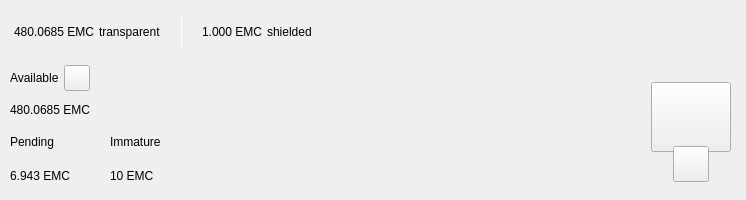
<?xml version="1.0" encoding="UTF-8"?>
<ui version="4.0">
 <class>TopBar</class>
 <widget class="QWidget" name="TopBar">
  <property name="geometry">
   <rect>
    <x>0</x>
    <y>0</y>
    <width>734</width>
    <height>200</height>
   </rect>
  </property>
  <property name="minimumSize">
   <size>
    <width>0</width>
    <height>200</height>
   </size>
  </property>
  <property name="maximumSize">
   <size>
    <width>16777215</width>
    <height>200</height>
   </size>
  </property>
  <property name="windowTitle">
   <string>Form</string>
  </property>
  <layout class="QVBoxLayout" name="verticalLayout_10" stretch="0">
   <property name="spacing">
    <number>0</number>
   </property>
   <property name="leftMargin">
    <number>0</number>
   </property>
   <property name="topMargin">
    <number>0</number>
   </property>
   <property name="rightMargin">
    <number>0</number>
   </property>
   <property name="bottomMargin">
    <number>0</number>
   </property>
   <item>
    <widget class="PFBorderImage" name="containerTop">
     <layout class="QVBoxLayout" name="verticalLayout_11">
      <property name="spacing">
       <number>0</number>
      </property>
      <property name="leftMargin">
       <number>0</number>
      </property>
      <property name="topMargin">
       <number>0</number>
      </property>
      <property name="rightMargin">
       <number>0</number>
      </property>
      <property name="bottomMargin">
       <number>0</number>
      </property>
      <item>
       <widget class="QWidget" name="top_container_2" native="true">
        <property name="minimumSize">
         <size>
          <width>0</width>
          <height>65</height>
         </size>
        </property>
        <layout class="QHBoxLayout" name="top_container">
         <property name="spacing">
          <number>0</number>
         </property>
         <property name="leftMargin">
          <number>14</number>
         </property>
         <property name="topMargin">
          <number>0</number>
         </property>
         <property name="rightMargin">
          <number>14</number>
         </property>
         <property name="bottomMargin">
          <number>0</number>
         </property>
         <item alignment="Qt::AlignVCenter">
          <widget class="QWidget" name="widgetTopAmount" native="true">
           <property name="sizePolicy">
            <sizepolicy hsizetype="Preferred" vsizetype="Maximum">
             <horstretch>0</horstretch>
             <verstretch>0</verstretch>
            </sizepolicy>
           </property>
           <layout class="QHBoxLayout" name="horizontalLayout_5">
            <property name="spacing">
             <number>5</number>
            </property>
            <property name="leftMargin">
             <number>0</number>
            </property>
            <property name="topMargin">
             <number>0</number>
            </property>
            <property name="rightMargin">
             <number>0</number>
            </property>
            <property name="bottomMargin">
             <number>0</number>
            </property>
            <item alignment="Qt::AlignTop">
             <widget class="QLabel" name="labelAmountTopEmc">
              <property name="minimumSize">
               <size>
                <width>0</width>
                <height>36</height>
               </size>
              </property>
              <property name="styleSheet">
               <string notr="true">padding:0px;margin:0px;</string>
              </property>
              <property name="text">
               <string notr="true">480.0685 EMC</string>
              </property>
             </widget>
            </item>
            <item>
             <widget class="QLabel" name="labelTrans">
              <property name="text">
               <string>transparent</string>
              </property>
             </widget>
            </item>
            <item>
             <spacer name="horizontalSpacer_11">
              <property name="orientation">
               <enum>Qt::Horizontal</enum>
              </property>
              <property name="sizeType">
               <enum>QSizePolicy::Fixed</enum>
              </property>
              <property name="sizeHint" stdset="0">
               <size>
                <width>15</width>
                <height>20</height>
               </size>
              </property>
             </spacer>
            </item>
            <item alignment="Qt::AlignVCenter">
             <widget class="QLabel" name="typeSpacerTop">
              <property name="minimumSize">
               <size>
                <width>1</width>
                <height>30</height>
               </size>
              </property>
              <property name="maximumSize">
               <size>
                <width>1</width>
                <height>30</height>
               </size>
              </property>
              <property name="styleSheet">
               <string notr="true">background-color:white;
padding:0px;
border:none;</string>
              </property>
              <property name="text">
               <string/>
              </property>
             </widget>
            </item>
            <item>
             <spacer name="horizontalSpacer_12">
              <property name="orientation">
               <enum>Qt::Horizontal</enum>
              </property>
              <property name="sizeType">
               <enum>QSizePolicy::Fixed</enum>
              </property>
              <property name="sizeHint" stdset="0">
               <size>
                <width>15</width>
                <height>20</height>
               </size>
              </property>
             </spacer>
            </item>
            <item alignment="Qt::AlignTop">
             <widget class="QLabel" name="labelAmountTopShieldedEmc">
              <property name="minimumSize">
               <size>
                <width>0</width>
                <height>36</height>
               </size>
              </property>
              <property name="text">
               <string notr="true">1.000 EMC</string>
              </property>
             </widget>
            </item>
            <item>
             <widget class="QLabel" name="labelShield">
              <property name="text">
               <string>shielded</string>
              </property>
             </widget>
            </item>
           </layout>
          </widget>
         </item>
         <item>
          <spacer name="horizontalSpacer">
           <property name="orientation">
            <enum>Qt::Horizontal</enum>
           </property>
           <property name="sizeHint" stdset="0">
            <size>
             <width>40</width>
             <height>20</height>
            </size>
           </property>
          </spacer>
         </item>
         <item>
          <layout class="QHBoxLayout" name="horizontalLayout_4">
           <property name="spacing">
            <number>12</number>
           </property>
           <property name="rightMargin">
            <number>0</number>
           </property>
           <item alignment="Qt::AlignRight">
            <widget class="QWidget" name="layoutSync" native="true">
             <property name="minimumSize">
              <size>
               <width>0</width>
               <height>36</height>
              </size>
             </property>
             <property name="maximumSize">
              <size>
               <width>16777215</width>
               <height>36</height>
              </size>
             </property>
             <layout class="QVBoxLayout" name="verticalLayout_9">
              <property name="leftMargin">
               <number>0</number>
              </property>
              <property name="topMargin">
               <number>0</number>
              </property>
              <property name="rightMargin">
               <number>0</number>
              </property>
              <property name="bottomMargin">
               <number>0</number>
              </property>
              <item>
               <widget class="ExpandableButton" name="pushButtonSync" native="true">
                <property name="minimumSize">
                 <size>
                  <width>36</width>
                  <height>36</height>
                 </size>
                </property>
                <property name="maximumSize">
                 <size>
                  <width>16777215</width>
                  <height>36</height>
                 </size>
                </property>
               </widget>
              </item>
             </layout>
            </widget>
           </item>
           <item>
            <widget class="ExpandableButton" name="pushButtonHDUpgrade" native="true">
             <property name="minimumSize">
              <size>
               <width>36</width>
               <height>36</height>
              </size>
             </property>
            </widget>
           </item>
           <item>
            <widget class="ExpandableButton" name="pushButtonStack" native="true">
             <property name="minimumSize">
              <size>
               <width>36</width>
               <height>36</height>
              </size>
             </property>
            </widget>
           </item>
           <item>
            <widget class="ExpandableButton" name="pushButtonColdStaking" native="true">
             <property name="minimumSize">
              <size>
               <width>36</width>
               <height>36</height>
              </size>
             </property>
            </widget>
           </item>
           <item>
            <widget class="ExpandableButton" name="pushButtonConnection" native="true">
             <property name="minimumSize">
              <size>
               <width>36</width>
               <height>36</height>
              </size>
             </property>
            </widget>
           </item>
           <item>
            <widget class="ExpandableButton" name="pushButtonTor" native="true">
             <property name="minimumSize">
              <size>
               <width>36</width>
               <height>36</height>
              </size>
             </property>
            </widget>
           </item>
           <item>
            <widget class="ExpandableButton" name="pushButtonLock" native="true">
             <property name="sizePolicy">
              <sizepolicy hsizetype="Expanding" vsizetype="Expanding">
               <horstretch>0</horstretch>
               <verstretch>0</verstretch>
              </sizepolicy>
             </property>
             <property name="minimumSize">
              <size>
               <width>36</width>
               <height>0</height>
              </size>
             </property>
            </widget>
           </item>
           <item>
            <widget class="ExpandableButton" name="pushButtonTheme" native="true">
             <property name="minimumSize">
              <size>
               <width>36</width>
               <height>36</height>
              </size>
             </property>
             <property name="maximumSize">
              <size>
               <width>16777215</width>
               <height>36</height>
              </size>
             </property>
            </widget>
           </item>
           <item>
            <widget class="ExpandableButton" name="pushButtonFAQ" native="true">
             <property name="minimumSize">
              <size>
               <width>36</width>
               <height>36</height>
              </size>
             </property>
            </widget>
           </item>
          </layout>
         </item>
        </layout>
       </widget>
      </item>
      <item>
       <widget class="QWidget" name="bottom_container" native="true">
        <property name="minimumSize">
         <size>
          <width>0</width>
          <height>135</height>
         </size>
        </property>
        <layout class="QHBoxLayout" name="botton_container">
         <property name="leftMargin">
          <number>10</number>
         </property>
         <property name="topMargin">
          <number>0</number>
         </property>
         <property name="rightMargin">
          <number>10</number>
         </property>
         <property name="bottomMargin">
          <number>10</number>
         </property>
         <item>
          <layout class="QVBoxLayout" name="verticalLayout_7">
           <property name="spacing">
            <number>0</number>
           </property>
           <property name="leftMargin">
            <number>0</number>
           </property>
           <property name="rightMargin">
            <number>30</number>
           </property>
           <item>
            <layout class="QVBoxLayout" name="verticalLayout_2">
             <item>
              <layout class="QHBoxLayout" name="horizontalLayoutContainerAvailable">
               <property name="spacing">
                <number>5</number>
               </property>
               <item>
                <widget class="QLabel" name="labelTitle1">
                 <property name="text">
                  <string>Available</string>
                 </property>
                </widget>
               </item>
               <item>
                <widget class="QPushButton" name="pushButtonBalanceInfo">
                 <property name="minimumSize">
                  <size>
                   <width>26</width>
                   <height>26</height>
                  </size>
                 </property>
                 <property name="maximumSize">
                  <size>
                   <width>26</width>
                   <height>26</height>
                  </size>
                 </property>
                 <property name="mouseTracking">
                  <bool>true</bool>
                 </property>
                 <property name="focusPolicy">
                  <enum>Qt::NoFocus</enum>
                 </property>
                 <property name="text">
                  <string notr="true"/>
                 </property>
                 <property name="iconSize">
                  <size>
                   <width>24</width>
                   <height>24</height>
                  </size>
                 </property>
                 <property name="shortcut">
                  <string notr="true"/>
                 </property>
                </widget>
               </item>
               <item>
                <spacer name="horizontalSpacer_4">
                 <property name="orientation">
                  <enum>Qt::Horizontal</enum>
                 </property>
                 <property name="sizeType">
                  <enum>QSizePolicy::MinimumExpanding</enum>
                 </property>
                 <property name="sizeHint" stdset="0">
                  <size>
                   <width>20</width>
                   <height>20</height>
                  </size>
                 </property>
                </spacer>
               </item>
              </layout>
             </item>
             <item>
              <widget class="QLabel" name="labelAmountEmc">
               <property name="text">
                <string notr="true">480.0685 EMC</string>
               </property>
              </widget>
             </item>
            </layout>
           </item>
           <item>
            <widget class="QWidget" name="container_imm_pend" native="true">
             <layout class="QHBoxLayout" name="horizontalLayout_2">
              <property name="spacing">
               <number>0</number>
              </property>
              <property name="leftMargin">
               <number>0</number>
              </property>
              <property name="topMargin">
               <number>0</number>
              </property>
              <property name="rightMargin">
               <number>0</number>
              </property>
              <property name="bottomMargin">
               <number>0</number>
              </property>
              <item alignment="Qt::AlignLeft">
               <widget class="QWidget" name="container_pending" native="true">
                <property name="sizePolicy">
                 <sizepolicy hsizetype="Minimum" vsizetype="Preferred">
                  <horstretch>0</horstretch>
                  <verstretch>0</verstretch>
                 </sizepolicy>
                </property>
                <layout class="QVBoxLayout" name="verticalLayout_3">
                 <property name="leftMargin">
                  <number>0</number>
                 </property>
                 <property name="topMargin">
                  <number>0</number>
                 </property>
                 <property name="rightMargin">
                  <number>0</number>
                 </property>
                 <property name="bottomMargin">
                  <number>0</number>
                 </property>
                 <item>
                  <widget class="QLabel" name="labelTitle3">
                   <property name="text">
                    <string>Pending</string>
                   </property>
                  </widget>
                 </item>
                 <item>
                  <widget class="QLabel" name="labelPendingEmc">
                   <property name="text">
                    <string notr="true">6.943 EMC</string>
                   </property>
                  </widget>
                 </item>
                </layout>
               </widget>
              </item>
              <item>
               <spacer name="horizontalSpacer_3">
                <property name="orientation">
                 <enum>Qt::Horizontal</enum>
                </property>
                <property name="sizeType">
                 <enum>QSizePolicy::Fixed</enum>
                </property>
                <property name="sizeHint" stdset="0">
                 <size>
                  <width>40</width>
                  <height>20</height>
                 </size>
                </property>
               </spacer>
              </item>
              <item alignment="Qt::AlignLeft">
               <widget class="QWidget" name="container_immature" native="true">
                <property name="sizePolicy">
                 <sizepolicy hsizetype="Minimum" vsizetype="Preferred">
                  <horstretch>0</horstretch>
                  <verstretch>0</verstretch>
                 </sizepolicy>
                </property>
                <layout class="QVBoxLayout" name="verticalLayout_4">
                 <property name="leftMargin">
                  <number>0</number>
                 </property>
                 <property name="topMargin">
                  <number>0</number>
                 </property>
                 <property name="rightMargin">
                  <number>0</number>
                 </property>
                 <property name="bottomMargin">
                  <number>0</number>
                 </property>
                 <item>
                  <widget class="QLabel" name="labelTitle4">
                   <property name="text">
                    <string>Immature</string>
                   </property>
                  </widget>
                 </item>
                 <item>
                  <widget class="QLabel" name="labelImmatureEmc">
                   <property name="text">
                    <string notr="true">10 EMC</string>
                   </property>
                  </widget>
                 </item>
                </layout>
               </widget>
              </item>
              <item>
               <spacer name="horizontalSpacer_5">
                <property name="orientation">
                 <enum>Qt::Horizontal</enum>
                </property>
                <property name="sizeHint" stdset="0">
                 <size>
                  <width>40</width>
                  <height>20</height>
                 </size>
                </property>
               </spacer>
              </item>
             </layout>
            </widget>
           </item>
          </layout>
         </item>
         <item>
          <spacer name="horizontalSpacer_2">
           <property name="orientation">
            <enum>Qt::Horizontal</enum>
           </property>
           <property name="sizeHint" stdset="0">
            <size>
             <width>40</width>
             <height>20</height>
            </size>
           </property>
          </spacer>
         </item>
         <item alignment="Qt::AlignHCenter|Qt::AlignVCenter">
          <widget class="QWidget" name="qrContainer" native="true">
           <property name="sizePolicy">
            <sizepolicy hsizetype="Preferred" vsizetype="Minimum">
             <horstretch>0</horstretch>
             <verstretch>0</verstretch>
            </sizepolicy>
           </property>
           <property name="minimumSize">
            <size>
             <width>90</width>
             <height>110</height>
            </size>
           </property>
           <property name="maximumSize">
            <size>
             <width>90</width>
             <height>110</height>
            </size>
           </property>
           <layout class="QVBoxLayout" name="containerQR">
            <property name="spacing">
             <number>0</number>
            </property>
            <property name="leftMargin">
             <number>5</number>
            </property>
            <property name="topMargin">
             <number>10</number>
            </property>
            <property name="rightMargin">
             <number>5</number>
            </property>
            <property name="bottomMargin">
             <number>0</number>
            </property>
            <item>
             <widget class="QPushButton" name="btnQr">
              <property name="minimumSize">
               <size>
                <width>70</width>
                <height>70</height>
               </size>
              </property>
              <property name="maximumSize">
               <size>
                <width>16777215</width>
                <height>70</height>
               </size>
              </property>
              <property name="focusPolicy">
               <enum>Qt::NoFocus</enum>
              </property>
              <property name="text">
               <string/>
              </property>
              <property name="iconSize">
               <size>
                <width>70</width>
                <height>70</height>
               </size>
              </property>
             </widget>
            </item>
            <item>
             <spacer name="verticalSpacer">
              <property name="orientation">
               <enum>Qt::Vertical</enum>
              </property>
              <property name="sizeType">
               <enum>QSizePolicy::Fixed</enum>
              </property>
              <property name="sizeHint" stdset="0">
               <size>
                <width>20</width>
                <height>20</height>
               </size>
              </property>
             </spacer>
            </item>
            <item alignment="Qt::AlignHCenter|Qt::AlignBottom">
             <widget class="QPushButton" name="pushButtonQR">
              <property name="minimumSize">
               <size>
                <width>36</width>
                <height>36</height>
               </size>
              </property>
              <property name="maximumSize">
               <size>
                <width>36</width>
                <height>36</height>
               </size>
              </property>
              <property name="focusPolicy">
               <enum>Qt::NoFocus</enum>
              </property>
              <property name="text">
               <string/>
              </property>
             </widget>
            </item>
           </layout>
          </widget>
         </item>
        </layout>
       </widget>
      </item>
     </layout>
    </widget>
   </item>
  </layout>
 </widget>
 <customwidgets>
  <customwidget>
   <class>ExpandableButton</class>
   <extends>QWidget</extends>
   <header>qt/eloncoin/expandablebutton.h</header>
   <container>1</container>
  </customwidget>
  <customwidget>
   <class>PFBorderImage</class>
   <extends>QFrame</extends>
   <header>qt/eloncoin/pfborderimage.h</header>
   <container>1</container>
  </customwidget>
 </customwidgets>
 <resources/>
 <connections/>
</ui>
